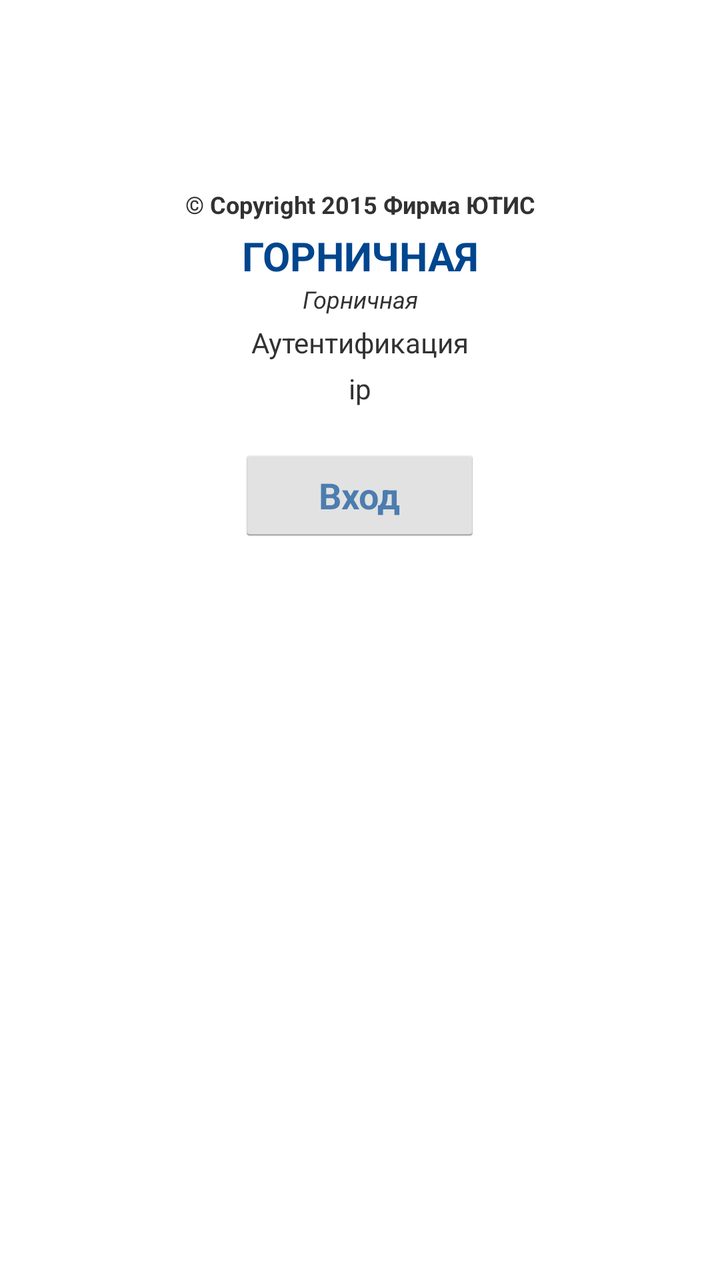
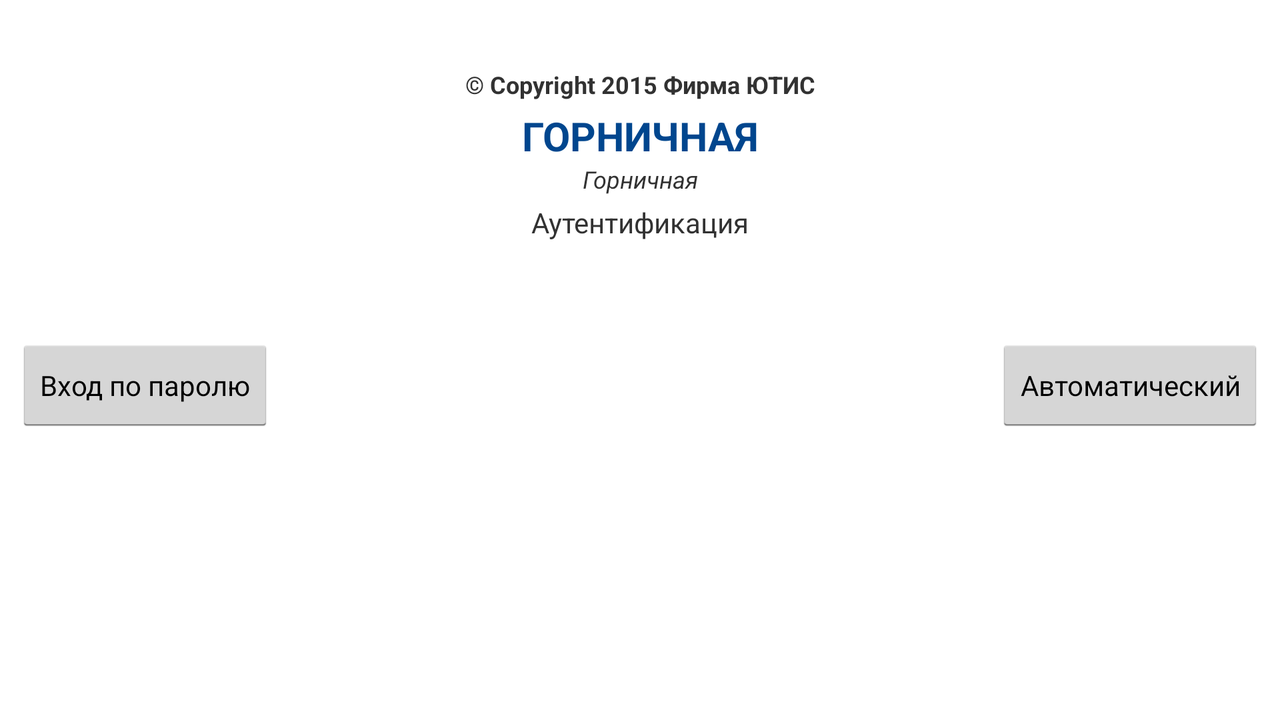

One screen, two layout resources from the same app: the default and the repository's alternative for another configuration. Each is rendered where Android would select it; the XML of both is given below.
<!-- AndroidManifest.xml: application theme AppTheme -->
<!-- res/layout/activity_welcome.xml -->
<RelativeLayout xmlns:android="http://schemas.android.com/apk/res/android"
    xmlns:tools="http://schemas.android.com/tools"
    android:layout_width="match_parent"
    android:layout_height="match_parent"
    android:background="@drawable/bkg4"
    android:paddingBottom="@dimen/activity_vertical_margin"
    android:paddingLeft="@dimen/activity_horizontal_margin"
    android:paddingRight="@dimen/activity_horizontal_margin"
    android:paddingTop="@dimen/activity_vertical_margin"
    tools:context=".notnow.WelcomeActivity" >


    <ImageView
        android:id="@+id/image"
        android:layout_width="wrap_content"
        android:layout_height="wrap_content"
        android:paddingTop="80dp"
        android:paddingBottom="2dp"
        android:layout_centerHorizontal="true"
        android:layout_gravity="center"
        android:layout_marginBottom="4dp"
        android:src="@drawable/utis" />

    <TextView
        android:id="@+id/textView1"
        android:layout_width="fill_parent"
        android:layout_height="wrap_content"
        android:layout_below="@+id/image"
        android:layout_marginBottom="4dp"
        android:textSize="12sp"
        android:gravity="center_horizontal"
        android:text="@string/title_welcome"
        android:textStyle="bold" />

    <TextView
        android:id="@+id/textViewTitle"
        android:layout_width="fill_parent"
        android:layout_height="wrap_content"
        android:layout_below="@+id/textView1"
        android:gravity="center_horizontal"
        android:text="@string/title_soft_welcome"
        android:textColor="@color/title"
        android:textSize="20sp"
        android:textStyle="bold" />

    <TextView
        android:id="@+id/textViewVer"
        android:layout_width="fill_parent"
        android:layout_height="wrap_content"
        android:layout_below="@+id/textViewTitle"
        android:layout_marginBottom="4dp"
        android:textSize="12sp"
        android:gravity="center_horizontal"
        android:text="@string/title_activity_welcome"
        android:textStyle="italic" />

    <TextView
        android:id="@+id/auth_text"
        android:layout_width="fill_parent"
        android:layout_height="wrap_content"
        android:gravity="center_horizontal"
        android:layout_alignLeft="@+id/textViewVer"
        android:layout_marginBottom="4dp"
        android:layout_below="@+id/textViewVer"
        android:text="@string/title_auth" />

    <TextView
        android:id="@+id/requestView"
        android:layout_below="@+id/auth_text"
        android:layout_width="wrap_content"
        android:layout_height="wrap_content"
        android:layout_centerHorizontal="true"
        android:paddingBottom="20dp"
        android:text="ip" />
    <Button
        android:id="@+id/auth_name_button"
        android:layout_width="wrap_content"
        android:layout_height="wrap_content"
        android:paddingLeft="40dp"
        android:paddingRight="40dp"
        android:textColor="@color/title"
        android:textStyle="bold"
        android:alpha="0.7"
        android:layout_centerHorizontal="true"
		android:layout_below="@+id/requestView"
        android:text="@string/action_sign_in_short" />


</RelativeLayout>
<!-- resources referenced by this layout -->
<resources>
  <color name="title">#00468E</color>
  <!-- from res/values-hdpi/ -->
  <dimen name="activity_horizontal_margin">8dp</dimen>
  <!-- from res/values-hdpi/ -->
  <dimen name="activity_vertical_margin">8dp</dimen>
  <string name="action_sign_in_short">Вход</string>
  <string name="title_activity_welcome">Горничная</string>
  <string name="title_auth">Аутентификация</string>
  <string name="title_soft_welcome">ГОРНИЧНАЯ</string>
  <string name="title_welcome">\u00A9 Copyright 2015 Фирма ЮТИС</string>
  <style name="AppTheme" parent="android:Theme.Holo.Light.DarkActionBar">
  
      </style>
</resources>
<!-- res/layout-land/activity_welcome.xml (the repository's variant of the layout above) -->
<!-- drawn on the phone turned sideways -->
<RelativeLayout xmlns:android="http://schemas.android.com/apk/res/android"
    xmlns:tools="http://schemas.android.com/tools"
    android:layout_width="match_parent"
    android:layout_height="match_parent"
    android:background="@drawable/bkg4l"
    android:paddingBottom="@dimen/activity_vertical_margin"
    android:paddingLeft="@dimen/activity_horizontal_margin"
    android:paddingRight="@dimen/activity_horizontal_margin"
    android:paddingTop="@dimen/activity_vertical_margin"
    tools:context=".notnow.WelcomeActivity" >

    <ImageView
        android:id="@+id/image"
        android:layout_width="wrap_content"
        android:layout_height="wrap_content"
        android:paddingTop="20dp"
        android:paddingBottom="2dp"
        android:layout_centerHorizontal="true"
        android:layout_gravity="center"
        android:layout_marginBottom="4dp"
        android:src="@drawable/utis" />

    <TextView
        android:id="@+id/textView1"
        android:layout_width="fill_parent"
        android:layout_height="wrap_content"
        android:layout_below="@+id/image"
        android:layout_marginBottom="4dp"
        android:gravity="center_horizontal"
        android:textSize="12sp"
        android:text="@string/title_welcome"
        android:textStyle="bold" />

    <TextView
        android:id="@+id/textViewTitle"
        android:layout_width="fill_parent"
        android:layout_height="wrap_content"
        android:layout_below="@+id/textView1"
        android:gravity="center_horizontal"
        android:text="@string/title_soft_welcome"
        android:textColor="@color/title"
        android:textSize="20sp"
        android:textStyle="bold" />

    <TextView
        android:id="@+id/textViewVer"
        android:layout_width="fill_parent"
        android:layout_height="wrap_content"
        android:layout_below="@+id/textViewTitle"
        android:textSize="12sp"
        android:layout_marginBottom="4dp"
        android:gravity="center_horizontal"
        android:text="@string/title_activity_welcome"
        android:textStyle="italic" />

    <TextView
        android:id="@+id/auth_text"
        android:layout_width="fill_parent"
        android:layout_height="wrap_content"
        android:gravity="center_horizontal"
        android:layout_alignLeft="@+id/textViewVer"
        android:layout_marginBottom="4dp"
        android:layout_below="@+id/textViewVer"
        android:text="@string/title_auth" />

    <ScrollView
        android:id="@+id/scrollView1"
        android:layout_width="match_parent"
        android:layout_below="@+id/auth_text"
        android:layout_marginBottom="4dp"
        android:layout_height="40dp" >

        <TextView
            android:id="@+id/requestView"
            android:layout_width="match_parent"
            android:layout_height="wrap_content" />
    </ScrollView>
    
    <Button
        android:id="@+id/auth_name_button"
        android:layout_width="wrap_content"
        android:layout_height="wrap_content"
        android:textSize="14sp"
        android:layout_alignLeft="@+id/scrollView1"
        android:layout_below="@+id/scrollView1"
        android:text="@string/btn_auth_name" />
    <Button
        android:id="@+id/auth_simple_button"
        android:layout_width="wrap_content"
        android:layout_height="wrap_content"
        android:textSize="14sp"
        android:layout_alignRight="@+id/scrollView1"
        android:layout_below="@+id/scrollView1"
        android:text="@string/btn_auth_simple" />
    

</RelativeLayout>
<!-- resources referenced by the variant -->
<!-- as the phone turned sideways resolves them -->
<resources>
  <color name="title">#00468E</color>
  <!-- from res/values-hdpi/ -->
  <dimen name="activity_horizontal_margin">8dp</dimen>
  <!-- from res/values-hdpi/ -->
  <dimen name="activity_vertical_margin">8dp</dimen>
  <string name="btn_auth_name">Вход по паролю</string>
  <string name="btn_auth_simple">Автоматический</string>
  <string name="title_activity_welcome">Горничная</string>
  <string name="title_auth">Аутентификация</string>
  <string name="title_soft_welcome">ГОРНИЧНАЯ</string>
  <string name="title_welcome">\u00A9 Copyright 2015 Фирма ЮТИС</string>
  <style name="AppTheme" parent="android:Theme.Holo.Light.DarkActionBar">
  
      </style>
</resources>
